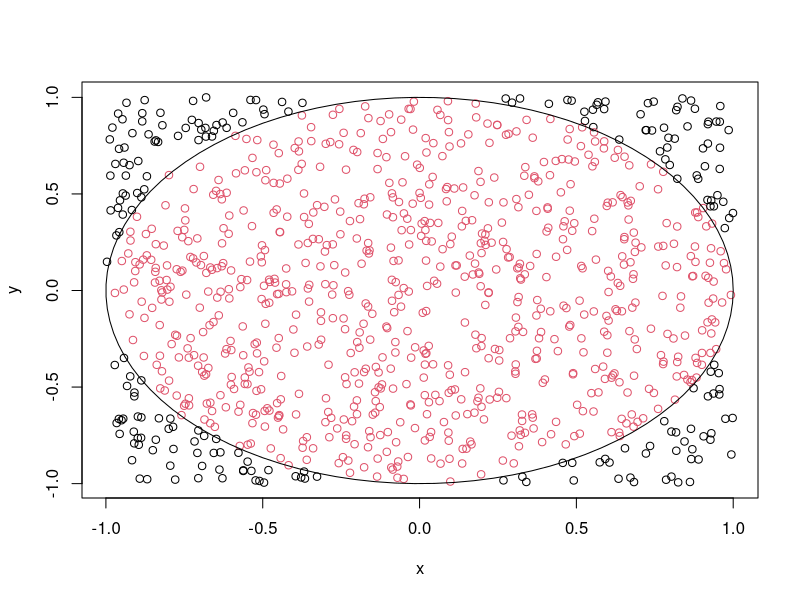

This chart was generated by the following R code:
Rprof("montecarlopi.Rout")
# ----------------------------------------------------------------------
# Part 2: Run a Monte Carlo simulation to estimate pi.

# ----------------------------------------------------------------------
# Description: magnitude returns the distance a of point (x, y) from
#   the origin (or a vector of such distances if x and y are vectors).
# Usage: magnitude(x, y)
# Arguments:
#   x: x-coordinate of one point (or x-coordinates of several points) 
#   y: y-coordinate of one point (or y-coordinates of several points)
#      (must have same length as x)
# Value: distance(s) of (x, y) from the origin.
# Hint: don't forget to check that x and y have the same length.
magnitude = function(x, y) {
  stopifnot(length(x)==length(y))
  n <- length(x)
  ret <- NULL
  for(i in 1:n){
    ret[i] <- x[i]^2 + y[i]^2
  }
  for(i in 1:n){
    ret[i] <- sqrt(ret[i])
  }
  return(ret)
}
# Here are some test cases, first passing just one (x, y) point.
stopifnot(isTRUE(all.equal(magnitude(3,  4), 5)))
stopifnot(isTRUE(all.equal(magnitude(3, -4), 5)))
stopifnot(isTRUE(all.equal(magnitude(0, 0), 0)))
stopifnot(isTRUE(all.equal(magnitude(-1, 1), sqrt(2))))
# Now test passing vectors of points (x, y).
test.x   = c(3,  3, 0,      -1,  5)
test.y   = c(4, -4, 0,       1, 12)
test.mag = c(5,  5, 0, sqrt(2), 13)
stopifnot(isTRUE(all.equal(magnitude(test.x, test.y), test.mag)))

# Description: monte.carlo.pi estimates pi by simulation.
# Usage: monte.carlo.pi(n, draw=FALSE)
# Arguments:
#   n: number of random points to use
#   draw: logical, whether or not to draw a graph of the simulation
#     consisting of the n points and the unit circle.
# Details: The simulation proceeds by getting n random points {(x, y)}
#   in the square defined by -1 < x < 1 and -1 < y < 1, and then
#   counting how many of those points are within a radius 1 of (0, 0).

#   We can use
#     (area of circle)/(area of square) = pi*r^2  / (2r)^2
#                                       = pi(1^2) / (2*1)^2, since r=1
#                                       = pi/4
#   so
#     pi = 4*(area of circle)/(area of square)
#        =~ 4*(#points in circle) / (#points in square)
# Value: an estimate of pi.
# Hints:
#   - ?runif tells how to get random coordinates in the range (-1, 1)
#   - You can see a picture like the required drawing at the top of
#     http://en.wikipedia.org/wiki/Monte_Carlo_Integration. (Don't
#     worry if you don't understand the article, which isn't easy.)
#   - Using R's base graphics, you can plot the points via plot(x, y).
#   - One way to draw the circle is to get a sequence of angles (in
#     radians) from 0 to 2*pi, and then use x coordinate cos(angle)
#     and y coordinate sin(angle).
monte.carlo.pi = function(n, draw=FALSE) {
  x <- NULL
  y <- NULL
  for(i in 1:n){
    x[i] <- runif(1, -1, 1)
    y[i] <- runif(1, -1, 1)
  }
  dist <- NULL
  for(i in 1:n){
    dist[i] <- magnitude(x[i], y[i])
  }
  inside <- NULL
  for(i in 1:n){
    inside[i] <- (dist[i] < 1)
  }
  if(draw){
    plot(x,y, col=(inside+1))
    theta <- seq(0, 2*pi, length.out=100)
    lines(cos(theta),sin(theta))
  }
  return(4*sum(inside)/n)
}
cat(sep="", "monte.carlo.pi(1000)=", monte.carlo.pi(1000), "\n") # get estimate
monte.carlo.pi(1000, TRUE) # make graph

# Finally, make a graph to show the distribution of pi estimates for
# n=100 and n=1000. Use replicate() to get 500 pi estimates using
# n=100 each time. Then use replicate() to get 500 pi estimates using
# n=1000 each time. Draw a graph comparing these two distributions.
# (You can use a reasonable graph of your choice. We suggest overlaid
# density plots.)

n.100 <- replicate(500, monte.carlo.pi(100))
Rprof(NULL)
